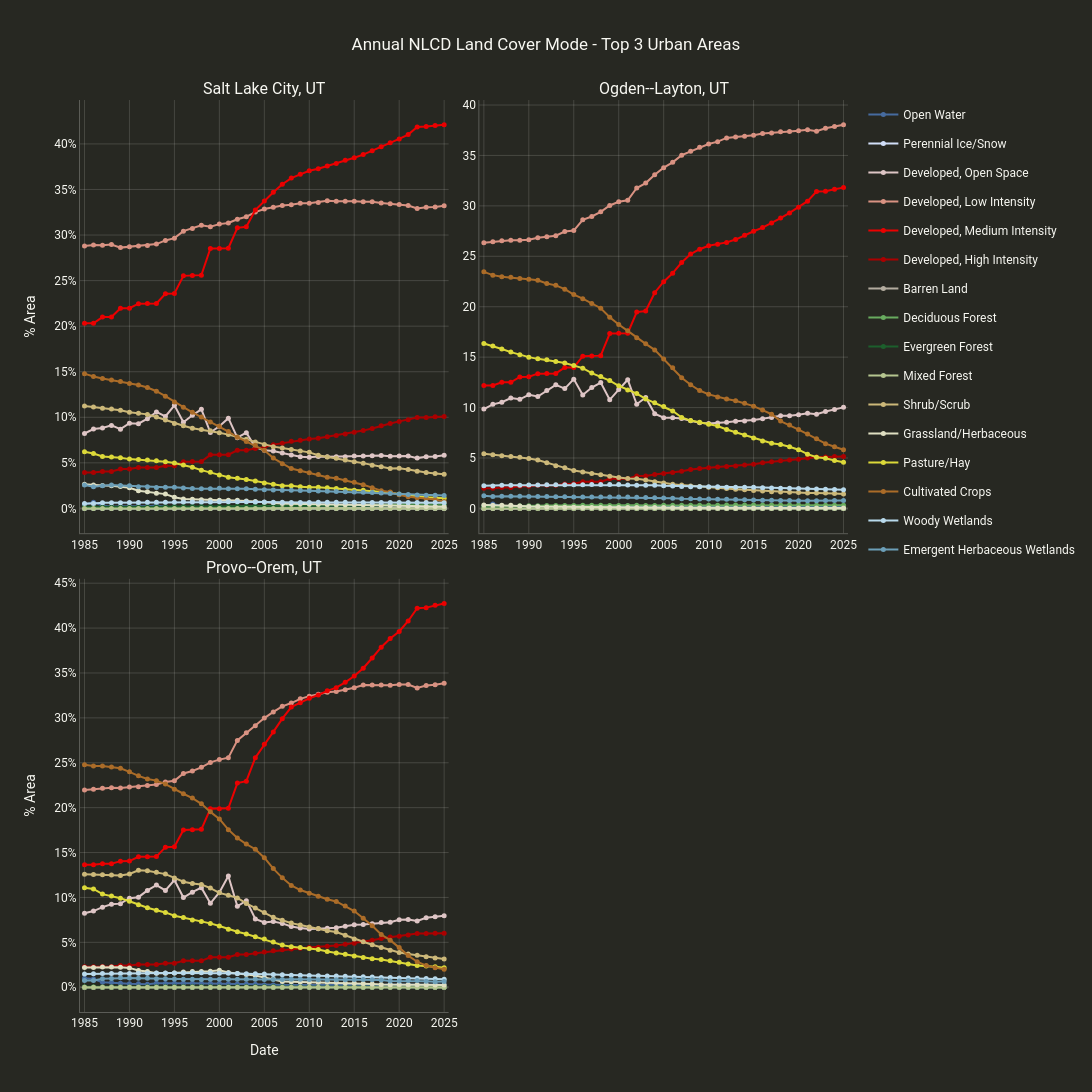

The code cell stored with this chart in its notebook:
### Code cell
# Inline: NLCD mode grouped bar across the 3 largest urban areas
top3_urban = urban.sort('ALAND20', False).limit(3)

result = cl.summarize_and_chart(
    nlcd,
    top3_urban,
    feature_label='NAME20',
    title='Annual NLCD Land Cover Mode - Top 3 Urban Areas',
    scale=60,
    width=800,
    height=400*3,
)
per_feature_dfs, fig = result['df'], result['chart']
fig.show()
# per_feature_dfs is a dict of {county_name: DataFrame}
for name, feat_df in per_feature_dfs.items():
    print(f'\n--- {name} ---')
    display(feat_df.tail(3))
